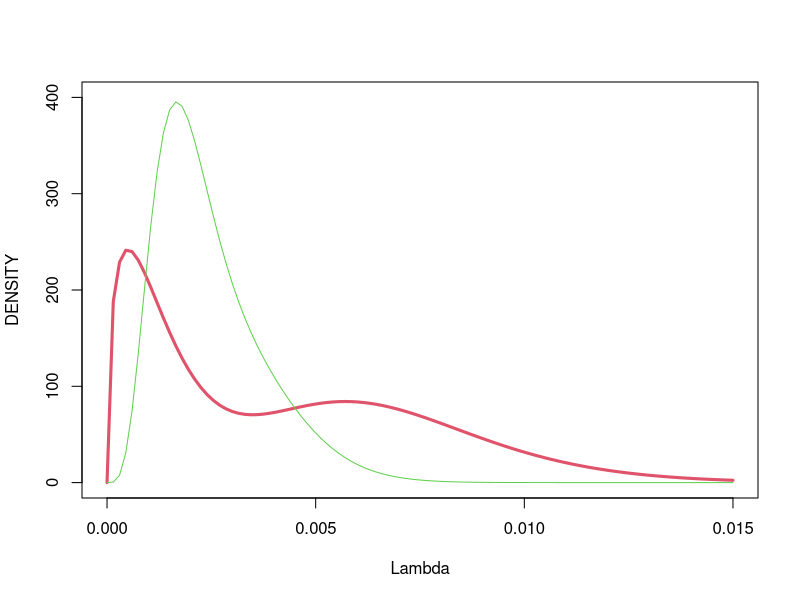

The R script that drew this image: (Note: this script raises an error after producing the figure.)
rm(list=ls())
#########################3.5
#a
2*min(1-pbinom(8, 20, 0.2),pbinom(8, 20, 0.2))

#b
p=0.2
prob=0.5
para=c(1, 4)
data=c(8, 12)
library(LearnBayes)
pbetat(p, prob, para, data)$post
#c
pbetat(p, prob, c(0.5, 2), data)$post
pbetat(p, prob, c(2, 8), data)$post
pbetat(p, prob, c(8, 32), data)$post
#d

#########################3.7
rm(list=ls())
library(LearnBayes)
#a
f=function(lambda) {
  0.5*dgamma(lambda, 1.5, 1000) + 
    0.5*dgamma(lambda, 7, 1000)
}
g1=function(lambda){dgamma(lambda, 1.5, 1000)}
g2=function(lambda){dgamma(lambda, 7, 1000)}
curve(f, add = F,xlim = c(0, 0.015),ylim = c(0, 400),col=2,lwd = 3, xlab = "Lambda", ylab = "DENSITY")

#b
prior=rbind(c(1.5, 1000), c(7, 1000))
prob=c(0.5, 0.5)
data=list(y = 4, t=1767)
poisson.gamma.mix(prob, prior, data)$prob

#c
para=poisson.gamma.mix(prob, prior, data)$prob
gammapara=poisson.gamma.mix(prob, prior, data)$gammapar
f1 = function(lambda) {
  para[1]*dgamma(lambda, gammapara[1,1], gammapara[1,2]) + 
    para[2]*dgamma(lambda, gammapara[2,1], gammapara[2,2])
}
curve(f1, add = T, col = 3)

#d
set.seed(1)
inde = rbinom(10000, 1, para[1])
gg1 =rgamma(10000, gammapara[1,1], gammapara[1,2])
gg2 = rgamma(10000, gammapara[2,1], gammapara[2,2])
gg = inde * gg1 + (1-inde) * gg2
mean(g>0.005)
#e

curve(g1, add = T, col = 4)#first expert

curve(g2, add = T, col = 5)
